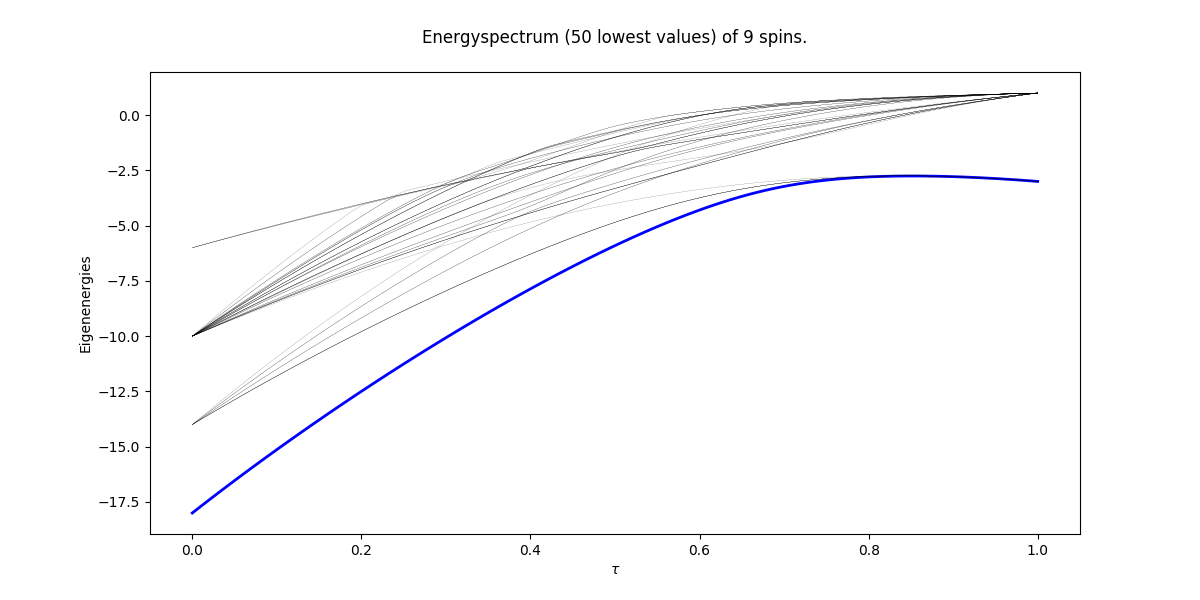

The Python source for this figure:
from qutip import *
from scipy import *
from random import *

import numpy as np
import matplotlib.pyplot as plt

# number of qubits
N = 9
M = 50
# vertex numbr
V = 3
# colour number
C = 3

# edges matrix
E = [[0, 1, 1], [1, 0, 1], [1, 1, 0]]
E = np.array(E)


# coefficients
h = 1.0
Jz = 1.0
Jx = 2.0

# time steps
taumax = 100.0
taulist = np.linspace(0, taumax, 100)

# variables in spin
si = qeye(2)
sx = sigmax()
sz = sigmaz()


si_list = []
sx_list = []
sz_list = []


for n in range(N):
    op_list = []
    for m in range(N):
        op_list.append(si)

    op_list[n] = sx
    sx_list.append(tensor(op_list))

    op_list[n] = sz
    sz_list.append(tensor(op_list))

    op_list[n] = si
    si_list.append(tensor(op_list))

# basis(0) for |-1| spin down 1 for |+1| spin up

# x(0) for sz |-1| spin down x(1) for sz |+1| spin up
# x = (sz+1)/2   sz=(-1) => x=0 sz=(+1) => x=1


# H0 transverse term
H0 = 0
for n in range(N):
    H0 += Jx * sx_list[n]

# initial state
ev, es = H0.eigenstates(eigvals=M)
psi_list = es[0]
psi0 = tensor(psi_list)


# Hp problem term
Hp = 0
vertex_sum = 0
for v in range(V):

    colour_sum = 0

    for c in range(C):
        colour_sum = colour_sum + sz_list[c + v * C]
    vertex_sum += (si_list[0] - colour_sum)**2
Hp += h * vertex_sum


colour_sum = 0
for c in range(C):
    # interaction terms
    for v in range(V):
        for v1 in range(v + 1, V):
            colour_sum += np.triu(E)[v][v1] * sz_list[c + v * C] * sz_list[c + v1 * C]
Hp += Jz * colour_sum


# the time-dependent hamiltonian in list-function format
args = {'t_max': max(taulist)}

h_t = [[H0, lambda t, args: (args['t_max'] - t) / args['t_max']],
       [Hp, lambda t, args: t / args['t_max']]]

evals_mat = np.zeros((len(taulist), M))
ekets_mat = np.zeros((len(taulist), M), dtype=object)

idx = [0]


def process_rho(tau, psi):

    # evaluate the Hamiltonian with gradually switched on interaction
    H = Qobj.evaluate(h_t, tau, args)

    # find the M lowest eigenvalues of the system
    evals, ekets = H.eigenstates(eigvals=M)

    evals_mat[idx[0], :] = real(evals)
    ekets_mat[idx[0], :] = ekets

    idx[0] += 1


# main evolution
sesolve(h_t, psi0, taulist, process_rho, args, options=Options(nsteps=100000), _safe_mode=True)

# print energies and configurations
print(evals_mat[len(taulist) - 1])

spin = 0

for config in range(6):
    print("configuration " + repr(config + 1) + ' ', end='')
    for num in range(9):
        spin = ekets_mat[len(taulist) - 1][config].ptrace(num)
        if spin == basis(2, 0).proj():
            print(0, end='')
        elif spin == basis(2, 1).proj():
            print(1, end='')
        if num % 3 == 2:
            print(' ', end='')
    print("\n")


plt.figure(figsize=(12, 6))

#
# plot the energy eigenvalues
#
for n in range(len(evals_mat[0, :])):
    ls, lw = ('b', 2) if n == 0 else ('k', 0.1)
    plt.plot(taulist / max(taulist), evals_mat[:, n], ls, lw=lw)

plt.xlabel(r'$\tau$')
plt.ylabel('Eigenenergies')
plt.title("Energyspectrum (%d lowest values) of %d spins.\n " % (M, N))
plt.savefig("3v3c")
